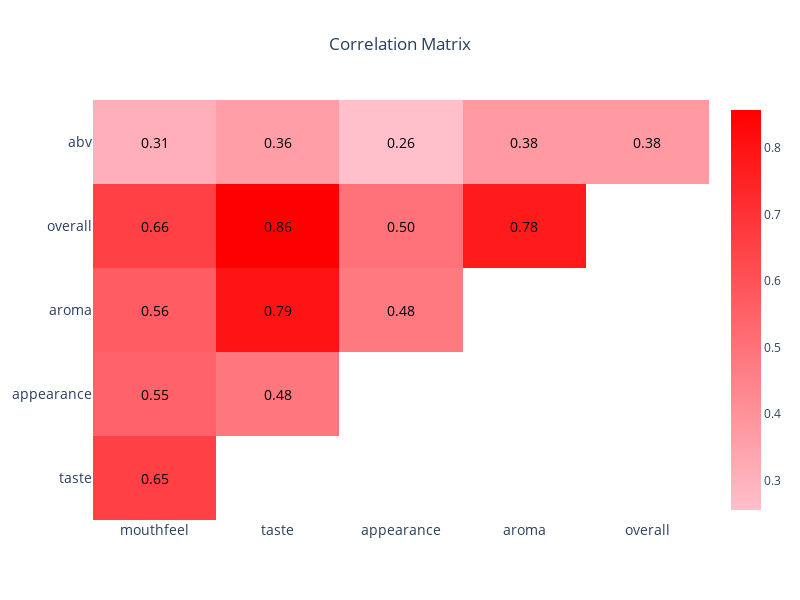

The notebook cell saved with this chart:
### Markdown cell above
### Correlation between the ratings attributes
Here we are going to use the overall rating rather than the rating itself due to the fact that the rating is computed from the other attributes. This would make the study of the correlation between the attributes and the overall rating less interesting since we already know that the rating is a linear combination of the other attributes. <br>

### Code cell
# Display the correlation matrix
global_analysis.plot_correlation_matrix()

### Figure 1 — Plotly figure (JSON) as saved in the notebook; plotly's stock layout.template omitted (floating-point values rounded to 4 significant figures)
{"data": [{"colorscale": [[0, "pink"], [1, "red"]], "hoverinfo": "text", "showscale": true, "text": ["mouthfeel vs taste: 0.65", "mouthfeel vs appearance: 0.55", "taste vs appearance: 0.48", "mouthfeel vs aroma: 0.56", "taste vs aroma: 0.79", "appearance vs aroma: 0.48", "mouthfeel vs overall: 0.66", "taste vs overall: 0.86", "appearance vs overall: 0.50", "aroma vs overall: 0.78", "mouthfeel vs abv: 0.31", "taste vs abv: 0.36", "appearance vs abv: 0.26", "aroma vs abv: 0.38", "overall vs abv: 0.38"], "type": "heatmap", "x": ["mouthfeel", "mouthfeel", "taste", "mouthfeel", "taste", "appearance", "mouthfeel", "taste", "appearance", "aroma", "mouthfeel", "taste", "appearance", "aroma", "overall"], "y": ["taste", "appearance", "appearance", "aroma", "aroma", "aroma", "overall", "overall", "overall", "overall", "abv", "abv", "abv", "abv", "abv"], "z": [0.6537, 0.5466, 0.4845, 0.565, 0.7943, 0.4768, 0.6565, 0.8575, 0.4987, 0.7755, 0.3091, 0.3633, 0.2556, 0.3775, 0.3766], "zmax": 0.8575, "zmin": 0.2556}], "layout": {"annotations": [{"font": {"color": "black", "size": 14}, "showarrow": false, "text": "0.65", "x": "mouthfeel", "y": "taste"}, {"font": {"color": "black", "size": 14}, "showarrow": false, "text": "0.55", "x": "mouthfeel", "y": "appearance"}, {"font": {"color": "black", "size": 14}, "showarrow": false, "text": "0.48", "x": "taste", "y": "appearance"}, {"font": {"color": "black", "size": 14}, "showarrow": false, "text": "0.56", "x": "mouthfeel", "y": "aroma"}, {"font": {"color": "black", "size": 14}, "showarrow": false, "text": "0.79", "x": "taste", "y": "aroma"}, {"font": {"color": "black", "size": 14}, "showarrow": false, "text": "0.48", "x": "appearance", "y": "aroma"}, {"font": {"color": "black", "size": 14}, "showarrow": false, "text": "0.66", "x": "mouthfeel", "y": "overall"}, {"font": {"color": "black", "size": 14}, "showarrow": false, "text": "0.86", "x": "taste", "y": "overall"}, {"font": {"color": "black", "size": 14}, "showarrow": false, "text": "0.50", "x": "appearance", "y": "overall"}, {"font": {"color": "black", "size": 14}, "showarrow": false, "text": "0.78", "x": "aroma", "y": "overall"}, {"font": {"color": "black", "size": 14}, "showarrow": false, "text": "0.31", "x": "mouthfeel", "y": "abv"}, {"font": {"color": "black", "size": 14}, "showarrow": false, "text": "0.36", "x": "taste", "y": "abv"}, {"font": {"color": "black", "size": 14}, "showarrow": false, "text": "0.26", "x": "appearance", "y": "abv"}, {"font": {"color": "black", "size": 14}, "showarrow": false, "text": "0.38", "x": "aroma", "y": "abv"}, {"font": {"color": "black", "size": 14}, "showarrow": false, "text": "0.38", "x": "overall", "y": "abv"}], "autosize": true, "height": 600, "paper_bgcolor": "white", "plot_bgcolor": "white", "title": {"text": "Correlation Matrix", "x": 0.5}, "width": 800, "xaxis": {"tickfont": {"size": 14}}, "yaxis": {"tickfont": {"size": 14}, "tickmode": "linear"}}}
